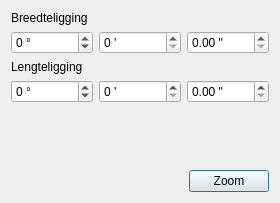
<?xml version="1.0" encoding="UTF-8"?>
<ui version="4.0">
 <class>GpsZoomDialog</class>
 <widget class="QDialog" name="GpsZoomDialog">
  <property name="geometry">
   <rect>
    <x>0</x>
    <y>0</y>
    <width>280</width>
    <height>203</height>
   </rect>
  </property>
  <property name="windowTitle">
   <string>Zoom naar GPS coördinaten</string>
  </property>
  <layout class="QVBoxLayout" name="verticalLayout">
   <item>
    <layout class="QVBoxLayout" name="verticalLayout_2">
     <item>
      <widget class="QLabel" name="label">
       <property name="text">
        <string>Breedteligging</string>
       </property>
      </widget>
     </item>
     <item>
      <layout class="QHBoxLayout" name="horizontalLayout_2">
       <item>
        <widget class="QSpinBox" name="sb_latDeg">
         <property name="suffix">
          <string> °</string>
         </property>
         <property name="minimum">
          <number>-90</number>
         </property>
         <property name="maximum">
          <number>90</number>
         </property>
        </widget>
       </item>
       <item>
        <widget class="QSpinBox" name="sb_latMin">
         <property name="suffix">
          <string> '</string>
         </property>
         <property name="maximum">
          <number>60</number>
         </property>
        </widget>
       </item>
       <item>
        <widget class="QDoubleSpinBox" name="sb_latSec">
         <property name="suffix">
          <string> &quot;</string>
         </property>
         <property name="decimals">
          <number>2</number>
         </property>
         <property name="maximum">
          <double>60.000000000000000</double>
         </property>
         <property name="singleStep">
          <double>1.000000000000000</double>
         </property>
        </widget>
       </item>
      </layout>
     </item>
     <item>
      <widget class="QLabel" name="label_2">
       <property name="text">
        <string>Lengteligging</string>
       </property>
      </widget>
     </item>
     <item>
      <layout class="QHBoxLayout" name="horizontalLayout_3">
       <item>
        <widget class="QSpinBox" name="sb_lonDeg">
         <property name="suffix">
          <string> °</string>
         </property>
         <property name="minimum">
          <number>-90</number>
         </property>
         <property name="maximum">
          <number>90</number>
         </property>
        </widget>
       </item>
       <item>
        <widget class="QSpinBox" name="sb_lonMin">
         <property name="suffix">
          <string> '</string>
         </property>
         <property name="maximum">
          <number>60</number>
         </property>
        </widget>
       </item>
       <item>
        <widget class="QDoubleSpinBox" name="sb_lonSec">
         <property name="suffix">
          <string> &quot;</string>
         </property>
         <property name="decimals">
          <number>2</number>
         </property>
         <property name="maximum">
          <double>60.000000000000000</double>
         </property>
        </widget>
       </item>
      </layout>
     </item>
    </layout>
   </item>
   <item>
    <spacer name="verticalSpacer">
     <property name="orientation">
      <enum>Qt::Vertical</enum>
     </property>
     <property name="sizeHint" stdset="0">
      <size>
       <width>20</width>
       <height>40</height>
      </size>
     </property>
    </spacer>
   </item>
   <item>
    <layout class="QHBoxLayout" name="horizontalLayout">
     <item>
      <spacer name="horizontalSpacer">
       <property name="orientation">
        <enum>Qt::Horizontal</enum>
       </property>
       <property name="sizeHint" stdset="0">
        <size>
         <width>40</width>
         <height>20</height>
        </size>
       </property>
      </spacer>
     </item>
     <item>
      <widget class="QPushButton" name="btn_zoom">
       <property name="text">
        <string>Zoom</string>
       </property>
      </widget>
     </item>
    </layout>
   </item>
  </layout>
 </widget>
 <tabstops>
  <tabstop>btn_zoom</tabstop>
 </tabstops>
 <resources/>
 <connections/>
</ui>
